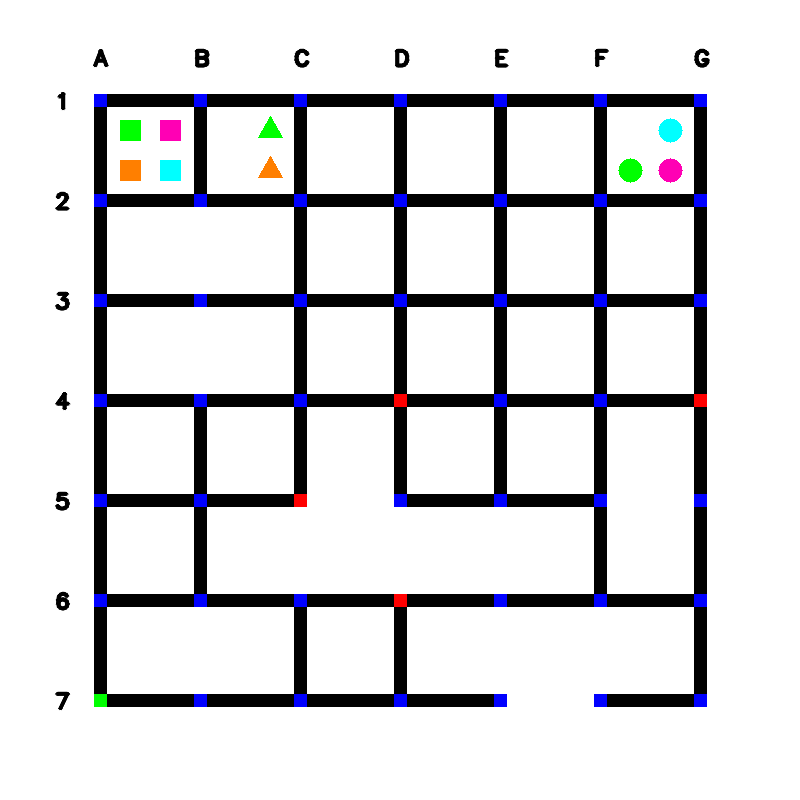
#> input picture Task1/PB_Task1_Windows/Task1A/public_test_images/maze_0.png, 800 x 800 px
$ python -i task_1a.py   (imports and definitions only)
#> lines starting #> are read from the running program, lines starting #| are printed output that depends on the picture; after the words box and inside, x2 and y2 are one past the last pixel; in counts of white or black regions, pixels touching at a corner belong together
#> further down, picture is the input picture: shape (800, 800, 3); mean B, G, R 220, 217.5, 217.4
'''
*******************************
*
*        		===============================================
*           		Pharma Bot (PB) Theme (eYRC 2022-23)
*        		===============================================
*
*  This script is to implement Task 1A of Pharma Bot (PB) Theme (eYRC 2022-23).
*
*  This software is made available on an "AS IS WHERE IS BASIS".
*  Licensee/end user indemnifies and will keep e-Yantra indemnified from
*  any and all claim(s) that emanate from the use of the Software or
*  breach of the terms of this agreement.
*
*******************************
'''

# Team ID:			[ Team-ID ]
# Author List:		[ Names of team members worked on this file separated by Comma: Name1, Name2, ... ]
# Filename:			task_1a.py
# Functions:		detect_traffic_signals, detect_horizontal_roads_under_construction, detect_vertical_roads_under_construction,
#					detect_medicine_packages, detect_arena_parameters
# 					[ Comma separated list of functions in this file ]


####################### IMPORT MODULES #######################
## You are not allowed to make any changes in this section. ##
## You have to implement this task with the three available ##
## modules for this task (numpy, opencv)                    ##
##############################################################
import cv2
import numpy as np
##############################################################

################# ADD UTILITY FUNCTIONS HERE #################
def fun(lower_limit,upper_limit,maze_image):


    hsv_frame = cv2.cvtColor(maze_image, cv2.COLOR_BGR2HSV)
    low = np.array(lower_limit)
    high = np.array(upper_limit)
    or_mask = cv2.inRange(hsv_frame, low,high)
    img = cv2.bitwise_and(maze_image, maze_image, mask=or_mask)


    imgray = cv2.cvtColor(img, cv2.COLOR_BGR2GRAY)

    contours, hierarchy = cv2.findContours(imgray, cv2.RETR_TREE, cv2.CHAIN_APPROX_SIMPLE)


    Main_list=[]
    for contour in contours:

          approx = cv2.approxPolyDP(contour, 0.01 * cv2.arcLength(contour, True), True)
          cv2.drawContours(img, approx, -1, (255, 255, 255), 4)

          M = cv2.moments(contour)
          if M['m00'] != 0.0:
            x = int(M['m10']/M['m00'])
            y = int(M['m01']/M['m00'])

          # List=[]
          if len(approx) == 3:
               Main_list.append(['Triangle',[x,y]])

          elif len(approx) == 4:
              Main_list.append(['Square',[x,y]])

          else:
               Main_list.append(['Circle',[x,y]])


          # Main_list.append(List)


    return Main_list


##############################################################

def detect_traffic_signals(maze_image):

	"""
	Purpose:
	---
	This function takes the image as an argument and returns a list of
	nodes in which traffic signals are present in the image

	Input Arguments:
	---
	`maze_image` :	[ numpy array ]
			numpy array of image returned by cv2 library
	Returns:
	---
	`traffic_signals` : [ list ]
			list containing nodes in which traffic signals are present

	Example call:
	---
	traffic_signals = detect_traffic_signals(maze_image)
	"""
	traffic_signals = []

	##############	ADD YOUR CODE HERE	##############
	hsv_frame = cv2.cvtColor(maze_image, cv2.COLOR_BGR2HSV)
#> hsv_frame: shape (800, 800, 3); mean H, S, V 1.9, 4.8, 221.2
	low_red = np.array([0, 70, 50])
	high_red = np.array([10,255,255])
	or_mask = cv2.inRange(hsv_frame, low_red,high_red)
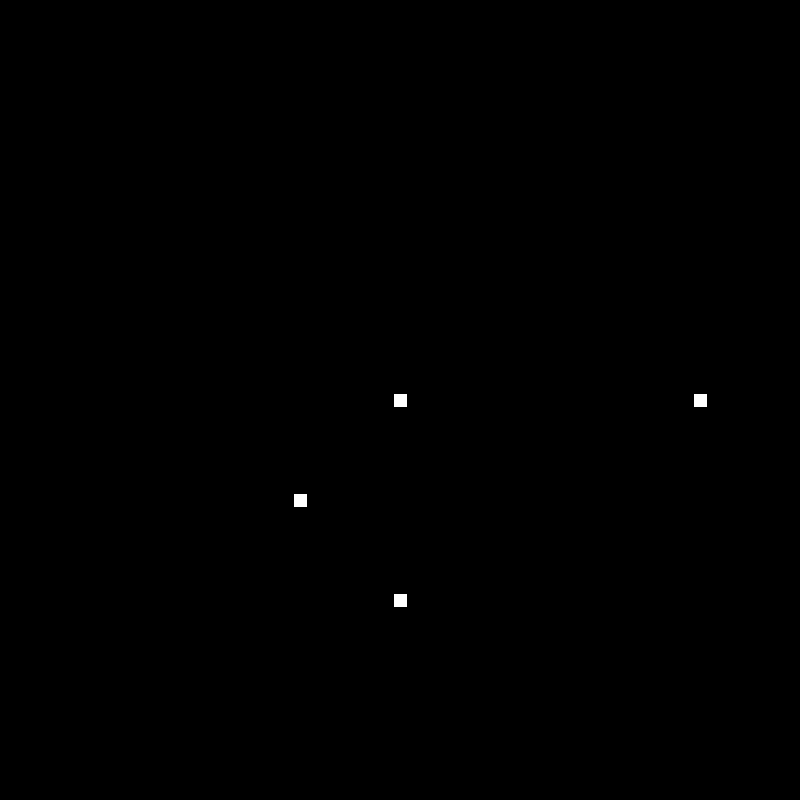
#> or_mask: shape (800, 800); 0.11% white; 4 white regions, box (x1, y1, x2, y2) and area: (394, 394, 407, 407) 169, (694, 394, 707, 407) 169, (294, 494, 307, 507) 169, (394, 594, 407, 607) 169
	img = cv2.bitwise_and(maze_image,maze_image, mask=or_mask)


	imgray = cv2.cvtColor(img, cv2.COLOR_BGR2GRAY)
#> imgray: shape (800, 800); values 0 (black) and 76 (white), 0.11% white; 4 white regions

	contours, hierarchy = cv2.findContours(imgray, cv2.RETR_TREE, cv2.CHAIN_APPROX_SIMPLE)
#> contours = 4 contours; box (x1, y1, x2, y2) and area: (394, 594, 407, 607) 144, (294, 494, 307, 507) 144, (694, 394, 707, 407) 144, (394, 394, 407, 407) 144

	list=[]
	Numbers=['7','6','5','4','3','2','1']
	Alphabets=['A','B','C','D','E','F','G']
	for contour in contours:
			approx = cv2.approxPolyDP(contour, 0.01 * cv2.arcLength(contour, True), True)
			cv2.drawContours(img, approx, -1, (255, 255, 255), 4)


			M = cv2.moments(contour)
			if M['m00'] != 0.0:
				x = int(M['m10']/M['m00'])
				y = int(M['m01']/M['m00'])

				a=-1
				for i in range(700,0,-100):
					a+=1

					b=-1
					for j in range(100,800,100):
						b+=1

						if(j==x and i==y):
								list.append(Alphabets[b]+Numbers[a])


				list.sort()

				traffic_signals = list
#> this loop made 4 passes
#> (approx, x, y, traffic_signals) on passes 1 to 4: ([[394, 594], [394, 606], [406, 606], [406, 594]], 400, 600, ['D6']), ([[294, 494], [294, 506], [306, 506], [306, 494]], 300, 500, ['C5', 'D6']), ([[694, 394], [694, 406], [706, 406], [706, 394]], 700, 400, ['C5', 'D6', 'G4']), ([[394, 394], [394, 406], [406, 406], [406, 394]], 400, 400, ['C5', 'D4', 'D6', 'G4'])
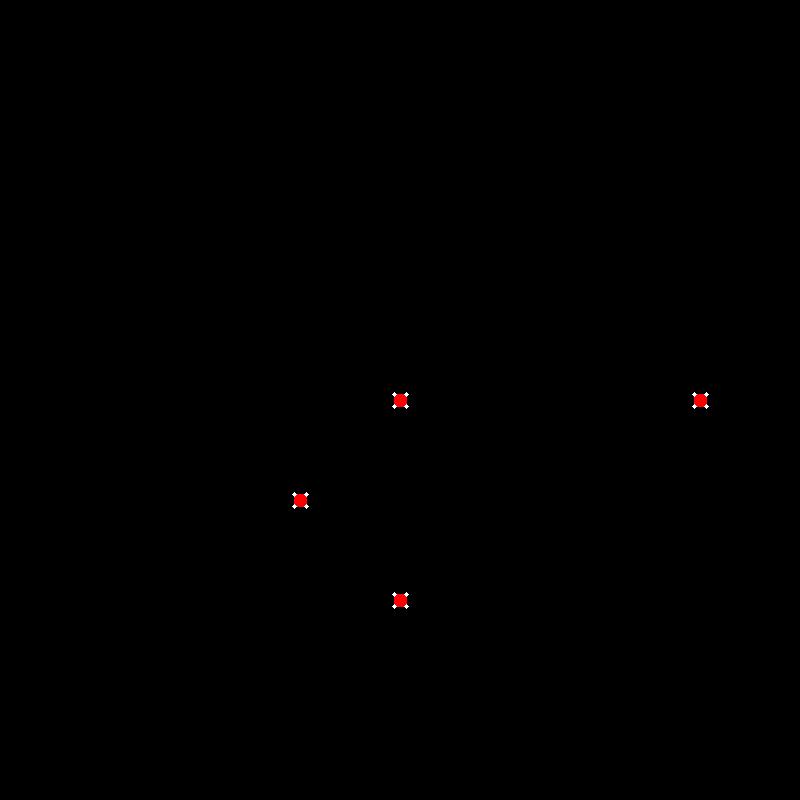
#> img: shape (800, 800, 3); mean B, G, R 0.1, 0.1, 0.3
#> after the loop, list = ['C5', 'D4', 'D6', 'G4']
	##################################################

	return traffic_signals


def detect_horizontal_roads_under_construction(maze_image):

	"""
	Purpose:
	---
	This function takes the image as an argument and returns a list
	containing the missing horizontal links

	Input Arguments:
	---
	`maze_image` :	[ numpy array ]
			numpy array of image returned by cv2 library
	Returns:
	---
	`horizontal_roads_under_construction` : [ list ]
			list containing missing horizontal links

	Example call:
	---
	horizontal_roads_under_construction = detect_horizontal_roads_under_construction(maze_image)
	"""
	horizontal_roads_under_construction = []

	##############	ADD YOUR CODE HERE	##############
	Numbers=['7','6','5','4','3','2','1']
	Numbers.reverse()
	Alphabets=['A','B','C','D','E','F','G']

	a=-1
	for i in range(100,700,100):
		a+=1
		b=0
		for j in range(200,800,100):
			b+=1
			bgr_list=maze_image[j,i+50]
			if bgr_list[0]==255 and bgr_list[1]==255 and bgr_list[2]==255:
				str=Alphabets[a]+Numbers[b]+'-'+Alphabets[a+1]+Numbers[b]
				horizontal_roads_under_construction.append(str)
#> after the loop, a = 5; horizontal_roads_under_construction = ['C5-D5', 'E7-F7', 'F5-G5']

	##################################################

	return horizontal_roads_under_construction

def detect_vertical_roads_under_construction(maze_image):

	"""
	Purpose:
	---
	This function takes the image as an argument and returns a list
	containing the missing vertical links

	Input Arguments:
	---
	`maze_image` :	[ numpy array ]
			numpy array of image returned by cv2 library
	Returns:
	---
	`vertical_roads_under_construction` : [ list ]
			list containing missing vertical links

	Example call:
	---
	vertical_roads_under_construction = detect_vertical_roads_under_construction(maze_image)
	"""
	vertical_roads_under_construction = []

	##############	ADD YOUR CODE HERE	##############

	Numbers=['7','6','5','4','3','2','1']
	Numbers.reverse()
	Alphabets=['A','B','C','D','E','F','G']

	a=-1
	for i in range(100,800,100):
		a+=1
		b=0
		for j in range(200,700,100):
			b+=1
			bgr_list=maze_image[j+50,i]
			if bgr_list[0]==255 and bgr_list[1]==255 and bgr_list[2]==255:
				str=Alphabets[a]+Numbers[b]+'-'+Alphabets[a]+Numbers[b+1]
				vertical_roads_under_construction.append(str)
#> after the loop, a = 6; vertical_roads_under_construction = ['B2-B3', 'B3-B4', 'B6-B7', 'C5-C6', 'D5-D6', 'E5-E6', 'E6-E7', 'F6-F7']

	##################################################

	return vertical_roads_under_construction


def detect_medicine_packages(maze_image):

	"""
	Purpose:
	---
	This function takes the image as an argument and returns a nested list of
	details of the medicine packages placed in different shops

	** Please note that the shop packages should be sorted in the ASCENDING order of shop numbers
	   as well as in the alphabetical order of colors.
	   For example, the list should first have the packages of shop_1 listed.
	   For the shop_1 packages, the packages should be sorted in the alphabetical order of color ie Green, Orange, Pink and Skyblue.

	Input Arguments:
	---
	`maze_image` :	[ numpy array ]
			numpy array of image returned by cv2 library
	Returns:
	---
	`medicine_packages` : [ list ]
			nested list containing details of the medicine packages present.
			Each element of this list will contain
			- Shop number as Shop_n
			- Color of the package as a string
			- Shape of the package as a string
			- Centroid co-ordinates of the package
	Example call:
	---
	medicine_packages = detect_medicine_packages(maze_image)
	"""
	medicine_packages = []

	##############	ADD YOUR CODE HERE	##############

	Color=['Green','Orange','Pink','Skyblue']
	LowerLimit=[[36,0,0],[1, 190, 200],[130,0,220],[85,155,20]]
	UpperLimit=[[86,255,255],[18, 255, 255],[170,255,255],[95,255,255]]

	Shop1=[]
	Shop2=[]
	Shop3=[]
	Shop4=[]
	Shop5=[]
	Shop6=[]


	for i in range(4):
		List=fun(LowerLimit[i],UpperLimit[i],maze_image)
		# print(List,end='\n')
		# print(List)
		for j in range(len(List)):
			if List[j][1][0]>100 and List[j][1][0]<200:
				Shop1.append(['Shop_1',Color[i],List[j][0],List[j][1]])

			elif   List[j][1][0]>200 and List[j][1][0]<300:
				Shop2.append(['Shop_2',Color[i],List[j][0],List[j][1]])

			elif   List[j][1][0]>300 and List[j][1][0]<400:
				Shop3.append(['Shop_3',Color[i],List[j][0],List[j][1]])

			elif   List[j][1][0]>400 and List[j][1][0]<500:
				Shop4.append(['Shop_4',Color[i],List[j][0],List[j][1]])

			elif   List[j][1][0]>500 and List[j][1][0]<600:
				Shop5.append(['Shop_5',Color[i],List[j][0],List[j][1]])

			elif   List[j][1][0]>600 and List[j][1][0]<700:
				Shop6.append(['Shop_6',Color[i],List[j][0],List[j][1]])
#> this loop made 4 passes
#> List on passes 2 to 4: [['Square', [130, 170]], ['Triangle', [270, 169]]], [['Circle', [670, 170]], ['Square', [170, 130]]], [['Square', [170, 170]], ['Circle', [670, 130]]]
#> pass 1, in fun, `or_mask = cv2.inRange(hsv_frame, low,high)`:
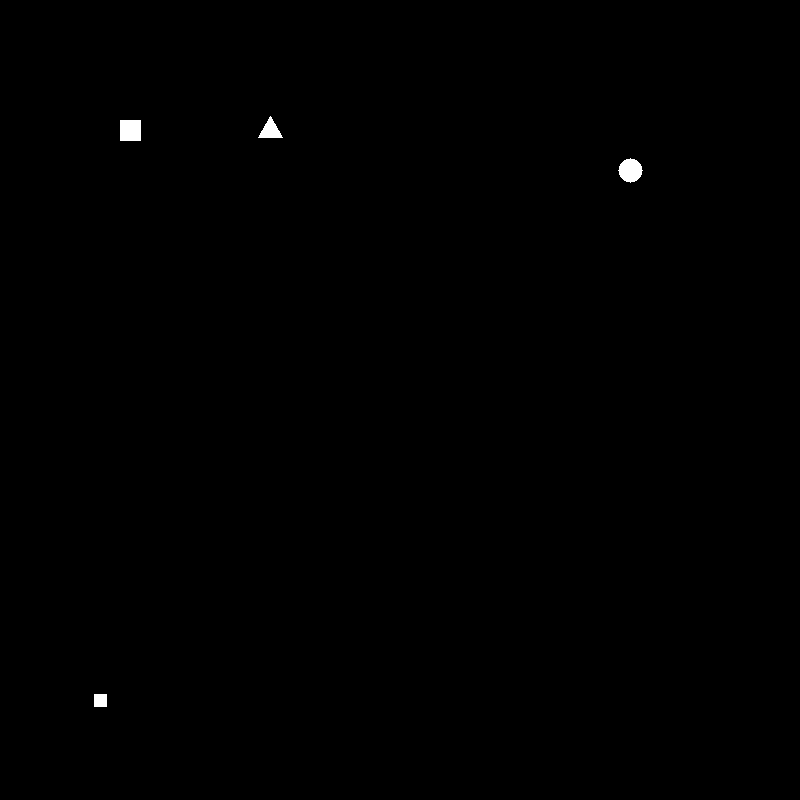
#> or_mask: shape (800, 800); 0.21% white; 4 white regions, box (x1, y1, x2, y2) and area: (120, 120, 141, 141) 441, (618, 158, 643, 183) 441, (258, 116, 283, 138) 286, (94, 694, 107, 707) 169
#> pass 2, in fun (call 2), `or_mask = cv2.inRange(hsv_frame, low,high)`:
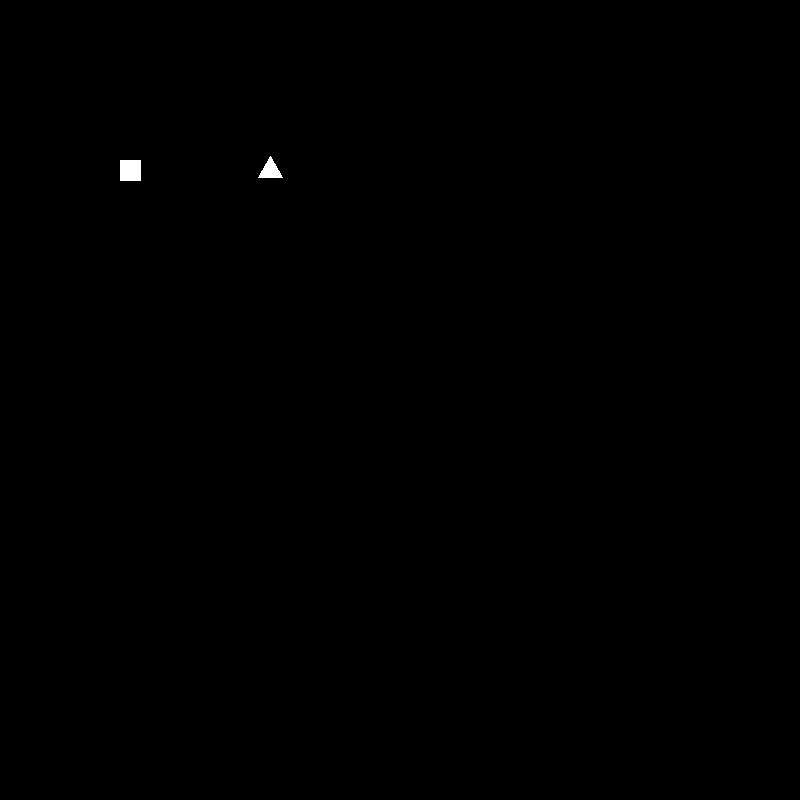
#> or_mask: shape (800, 800); 0.11% white; 2 white regions, box (x1, y1, x2, y2) and area: (120, 160, 141, 181) 441, (258, 156, 283, 178) 286
#> after the loop, Shop1 = [['Shop_1', 'Green', 'Square', [130, 130]], ['Shop_1', 'Orange', 'Square', [130, 170]], ['Shop_1', 'Pink', 'Square', [170, 130]], ['Shop_1', 'Skyblue', 'Square', [170, 170]]]; Shop2 = [['Shop_2', 'Green', 'Triangle', [270, 129]], ['Shop_2', 'Orange', 'Triangle', [270, 169]]]; Shop3 = []; Shop4 = []; Shop5 = []; Shop6 = [['Shop_6', 'Green', 'Circle', [630, 170]], ['Shop_6', 'Pink', 'Circle', [670, 170]], ['Shop_6', 'Skyblue', 'Circle', [670, 130]]]


	medicine_packages=Shop1+Shop2+Shop3+Shop4+Shop5+Shop6
#> medicine_packages = 9 items

	##################################################

	return medicine_packages

def detect_arena_parameters(maze_image):

	"""
	Purpose:
	---
	This function takes the image as an argument and returns a dictionary
	containing the details of the different arena parameters in that image

	The arena parameters are of four categories:
	i) traffic_signals : list of nodes having a traffic signal
	ii) horizontal_roads_under_construction : list of missing horizontal links
	iii) vertical_roads_under_construction : list of missing vertical links
	iv) medicine_packages : list containing details of medicine packages

	These four categories constitute the four keys of the dictionary

	Input Arguments:
	---
	`maze_image` :	[ numpy array ]
			numpy array of image returned by cv2 library
	Returns:
	---
	`arena_parameters` : { dictionary }
			dictionary containing details of the arena parameters

	Example call:
	---
	arena_parameters = detect_arena_parameters(maze_image)
	"""
	arena_parameters = {}

	##############	ADD YOUR CODE HERE	##############
	arena_parameters['traffic_signals']=detect_traffic_signals(maze_image)
	arena_parameters['horizontal_roads_under_construction']=detect_horizontal_roads_under_construction(maze_image)
	arena_parameters['vertical_roads_under_construction']=detect_vertical_roads_under_construction(maze_image)
	arena_parameters['medicine_packages_present']=detect_medicine_packages(maze_image)
	##################################################

	return arena_parameters

######### YOU ARE NOT ALLOWED TO MAKE CHANGES TO THIS FUNCTION #########

# [49 lines not run here, left out]

>>> import cv2
>>> picture = cv2.imread('public_test_images/maze_0.png')
>>> result = detect_arena_parameters(picture)
#> result = 4 items
